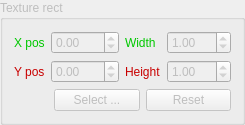
      <widget class="QGroupBox" name="textureRect">
       <property name="enabled">
        <bool>false</bool>
       </property>
       <property name="title">
        <string>Texture rect</string>
       </property>
       <property name="checkable">
        <bool>false</bool>
       </property>
       <property name="checked">
        <bool>false</bool>
       </property>
       <layout class="QVBoxLayout" name="verticalLayout_11">
        <item>
         <layout class="QGridLayout" name="gridLayout_4">
          <item row="1" column="2">
           <widget class="QLabel" name="label_19">
            <property name="sizePolicy">
             <sizepolicy hsizetype="Minimum" vsizetype="Preferred">
              <horstretch>0</horstretch>
              <verstretch>0</verstretch>
             </sizepolicy>
            </property>
            <property name="styleSheet">
             <string notr="true">color: rgb(200,0, 0)</string>
            </property>
            <property name="text">
             <string>Height</string>
            </property>
           </widget>
          </item>
          <item row="0" column="1">
           <widget class="QDoubleSpinBox" name="rectX">
            <property name="minimum">
             <double>-100.000000000000000</double>
            </property>
            <property name="maximum">
             <double>100.000000000000000</double>
            </property>
            <property name="singleStep">
             <double>0.100000000000000</double>
            </property>
            <property name="stepType">
             <enum>QAbstractSpinBox::AdaptiveDecimalStepType</enum>
            </property>
           </widget>
          </item>
          <item row="0" column="3">
           <widget class="QDoubleSpinBox" name="rectW">
            <property name="maximum">
             <double>100.000000000000000</double>
            </property>
            <property name="singleStep">
             <double>0.100000000000000</double>
            </property>
            <property name="stepType">
             <enum>QAbstractSpinBox::AdaptiveDecimalStepType</enum>
            </property>
            <property name="value">
             <double>1.000000000000000</double>
            </property>
           </widget>
          </item>
          <item row="1" column="0">
           <widget class="QLabel" name="label_21">
            <property name="sizePolicy">
             <sizepolicy hsizetype="Minimum" vsizetype="Preferred">
              <horstretch>0</horstretch>
              <verstretch>0</verstretch>
             </sizepolicy>
            </property>
            <property name="styleSheet">
             <string notr="true">color: rgb(200,0, 0)</string>
            </property>
            <property name="text">
             <string>Y pos</string>
            </property>
           </widget>
          </item>
          <item row="1" column="1">
           <widget class="QDoubleSpinBox" name="rectY">
            <property name="minimum">
             <double>-100.000000000000000</double>
            </property>
            <property name="maximum">
             <double>100.000000000000000</double>
            </property>
            <property name="singleStep">
             <double>0.100000000000000</double>
            </property>
            <property name="stepType">
             <enum>QAbstractSpinBox::AdaptiveDecimalStepType</enum>
            </property>
           </widget>
          </item>
          <item row="0" column="0">
           <widget class="QLabel" name="label_18">
            <property name="sizePolicy">
             <sizepolicy hsizetype="Minimum" vsizetype="Preferred">
              <horstretch>0</horstretch>
              <verstretch>0</verstretch>
             </sizepolicy>
            </property>
            <property name="styleSheet">
             <string notr="true">color: rgb(0, 200, 0)</string>
            </property>
            <property name="text">
             <string>X pos</string>
            </property>
           </widget>
          </item>
          <item row="0" column="2">
           <widget class="QLabel" name="label_20">
            <property name="sizePolicy">
             <sizepolicy hsizetype="Minimum" vsizetype="Preferred">
              <horstretch>0</horstretch>
              <verstretch>0</verstretch>
             </sizepolicy>
            </property>
            <property name="styleSheet">
             <string notr="true">color: rgb(0, 200, 0)</string>
            </property>
            <property name="text">
             <string>Width</string>
            </property>
           </widget>
          </item>
          <item row="1" column="3">
           <widget class="QDoubleSpinBox" name="rectH">
            <property name="maximum">
             <double>100.000000000000000</double>
            </property>
            <property name="singleStep">
             <double>0.100000000000000</double>
            </property>
            <property name="stepType">
             <enum>QAbstractSpinBox::AdaptiveDecimalStepType</enum>
            </property>
            <property name="value">
             <double>1.000000000000000</double>
            </property>
           </widget>
          </item>
         </layout>
        </item>
        <item>
         <layout class="QHBoxLayout" name="horizontalLayout_2">
          <item>
           <spacer name="horizontalSpacer_2">
            <property name="orientation">
             <enum>Qt::Horizontal</enum>
            </property>
            <property name="sizeType">
             <enum>QSizePolicy::Preferred</enum>
            </property>
            <property name="sizeHint" stdset="0">
             <size>
              <width>40</width>
              <height>20</height>
             </size>
            </property>
           </spacer>
          </item>
          <item>
           <widget class="QPushButton" name="btnSelectTextureRect">
            <property name="text">
             <string>Select ...</string>
            </property>
           </widget>
          </item>
          <item>
           <widget class="QPushButton" name="btnResetTextureRect">
            <property name="sizePolicy">
             <sizepolicy hsizetype="Preferred" vsizetype="Fixed">
              <horstretch>0</horstretch>
              <verstretch>0</verstretch>
             </sizepolicy>
            </property>
            <property name="text">
             <string>Reset</string>
            </property>
           </widget>
          </item>
         </layout>
        </item>
       </layout>
      </widget>
